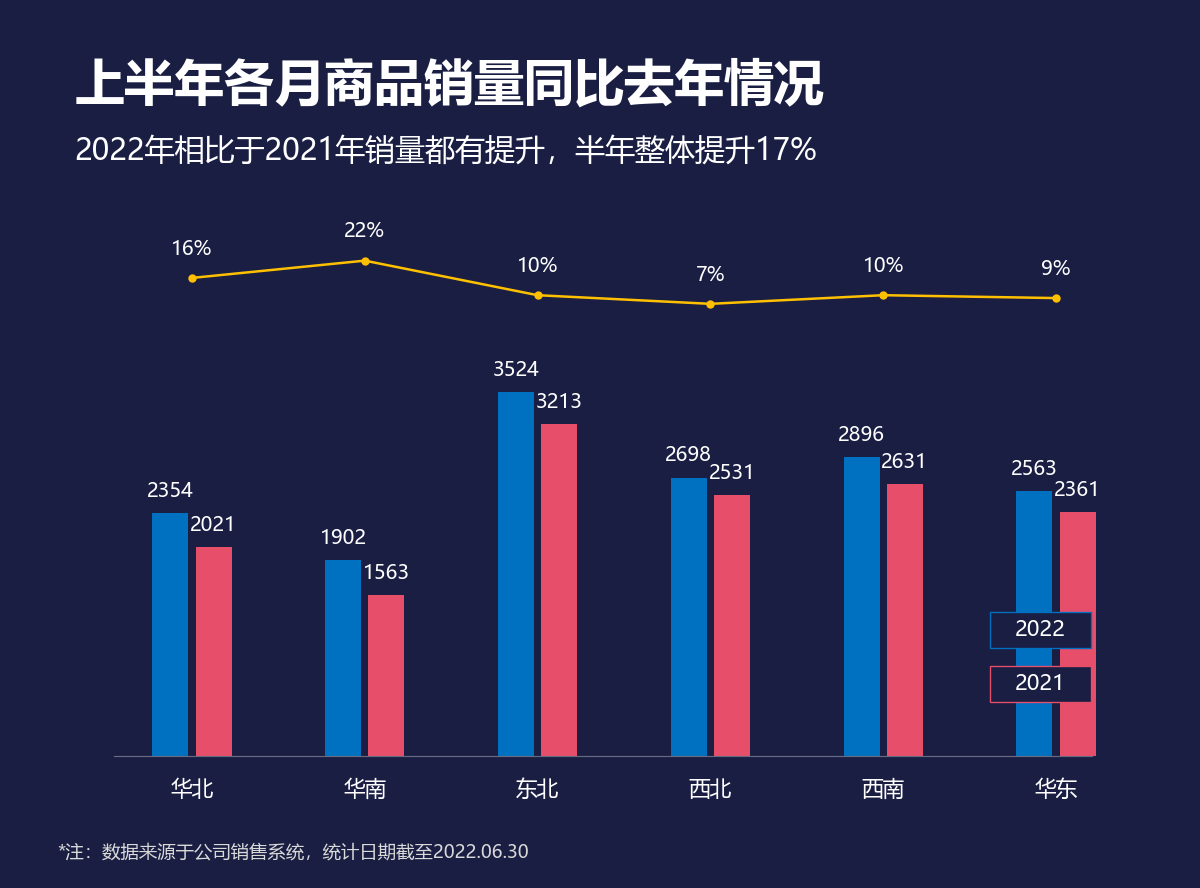

Python code for this plot:
# -*- coding: utf-8 -*-
from pathlib import Path
import openpyxl
# 向上查找原始教材目录；只读，不修改 Excel。图形和标签共用同一组单元格值。
HERE = Path(__file__).resolve().parent
SOURCE = next((p for base in HERE.parents for p in base.glob('《*/第二章 图表(后15).xlsx')), None)
if SOURCE is None:
    raise FileNotFoundError('请把本文件夹放在教材 Excel 所在项目目录下。缺少 第二章 图表(后15).xlsx')
wb = openpyxl.load_workbook(SOURCE, data_only=True, read_only=True)
ws = wb['27 簇状柱形折线图']
def col(letter, start, end):
    values = [ws[f'{letter}{r}'].value for r in range(start, end+1)]
    if any(v is None for v in values):
        raise ValueError(f'缺失数据：{ws.title}!{letter}{start}:{letter}{end}')
    return values

import numpy as np
import matplotlib
matplotlib.use('Agg')
import matplotlib.pyplot as plt
from matplotlib.patches import Rectangle, Circle, Wedge, Polygon, FancyBboxPatch
from matplotlib.colors import LinearSegmentedColormap
matplotlib.rcParams['font.sans-serif'] = ['Microsoft YaHei', 'SimHei']
matplotlib.rcParams['axes.unicode_minus'] = False
BG='#1A1E43'; BLUE='#0070C0'; RED='#E74E69'; YELLOW='#F5C353'; TEAL='#11A7AD'
def canvas(h=740):
    global fig,ax,H
    H=h
    fig=plt.figure(figsize=(10,h/100),dpi=120,facecolor=BG)
    ax=fig.add_axes([0,0,1,1],xlim=(0,1000),ylim=(h,0),facecolor=BG)
    ax.set_axis_off()
def text(x,y,s,size=13,color='white',ha='left',**kw):
    return ax.text(x,y,str(s),fontsize=size,color=color,ha=ha,va='center',**kw)
def rect(x,y,w,h,color,**kw):
    ax.add_patch(Rectangle((x,y),w,h,facecolor=color,edgecolor='none',**kw))
def header(title,subtitle='',note='*注：数据来源于公司销售系统，统计日期截至2022.06.30'):
    t=text(62,72,title,30,fontweight='bold')
    fig.canvas.draw()
    width=t.get_window_extent(fig.canvas.get_renderer()).width
    if width>fig.bbox.width*.9:t.set_fontsize(30*fig.bbox.width*.9/width)
    if subtitle:
        t=text(62,126,subtitle,18)
        fig.canvas.draw()
        width=t.get_window_extent(fig.canvas.get_renderer()).width
        if width>fig.bbox.width*.9:t.set_fontsize(18*fig.bbox.width*.9/width)
    if note: text(48,H-30,note,11,color='#D9D9D9')
def baseline(y=620,x0=95,x1=910):
    ax.plot([x0,x1],[y,y],color='#686A80',lw=.7)
def bar(x,v,scale,base=620,width=38,color=BLUE,label=True):
    rect(x-width/2,base-v*scale,width,v*scale,color)
    if label:text(x,base-v*scale-18,f'{v:g}',12,ha='center')
def finish():
    wb.close()
    fig.savefig(HERE/(Path(__file__).stem+'.png'),dpi=120,facecolor=BG)
    plt.close(fig)
if False:  # 此文件所有数值均来自上面的 ws/col，未嵌入 Excel 截图。
    pass

canvas(740)
names=col('B',3,8);v22=col('C',3,8);v21=col('D',3,8);yoy=col('E',3,8)
header('上半年各月商品销量同比去年情况','2022年相比于2021年销量都有提升，半年整体提升17%')
xs=np.linspace(160,880,6);base=630
baseline(base)
for x,name,a,b in zip(xs,names,v22,v21):
    bar(x-18,a,.086,base,30,BLUE);bar(x+18,b,.086,base,30,RED)
    text(x,base+28,name,13,ha='center')
ys=270-np.array(yoy)*240
ax.plot(xs,ys,color='#FFC000',lw=1.5,marker='o',ms=4)
for x,y,v in zip(xs,ys,yoy):text(x,y-24,f'{v:.0%}',12,ha='center')
for y,c,label in [(510,BLUE,'2022'),(555,RED,'2021')]:
    ax.add_patch(Rectangle((825,y),84,30,facecolor=BG,edgecolor=c,lw=.8));text(867,y+15,label,13,ha='center')

finish()
